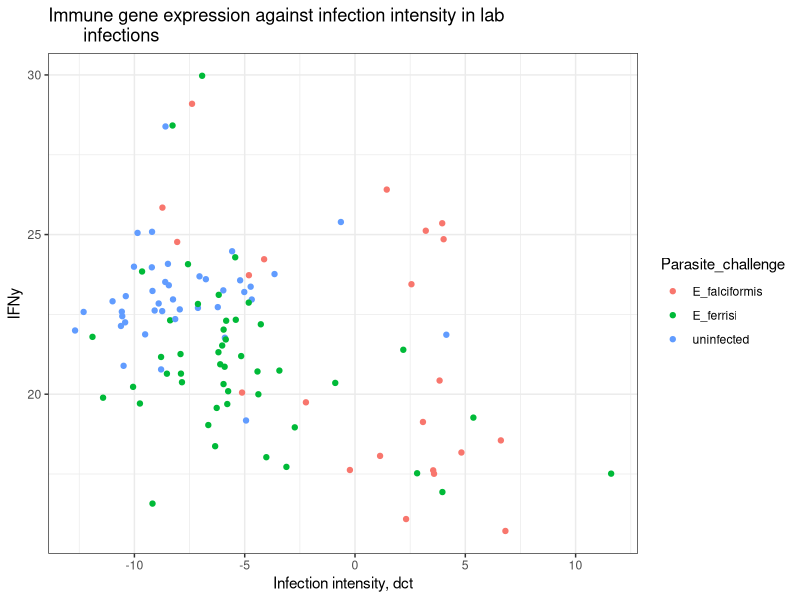
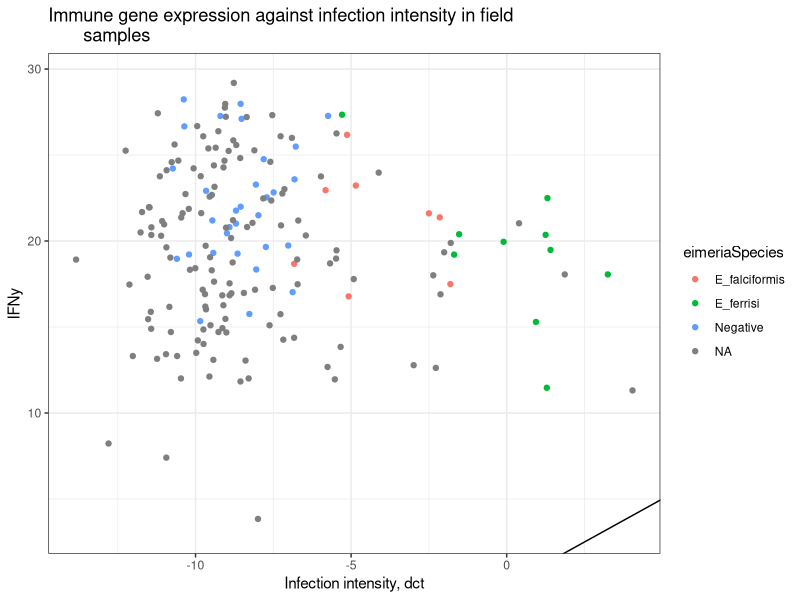
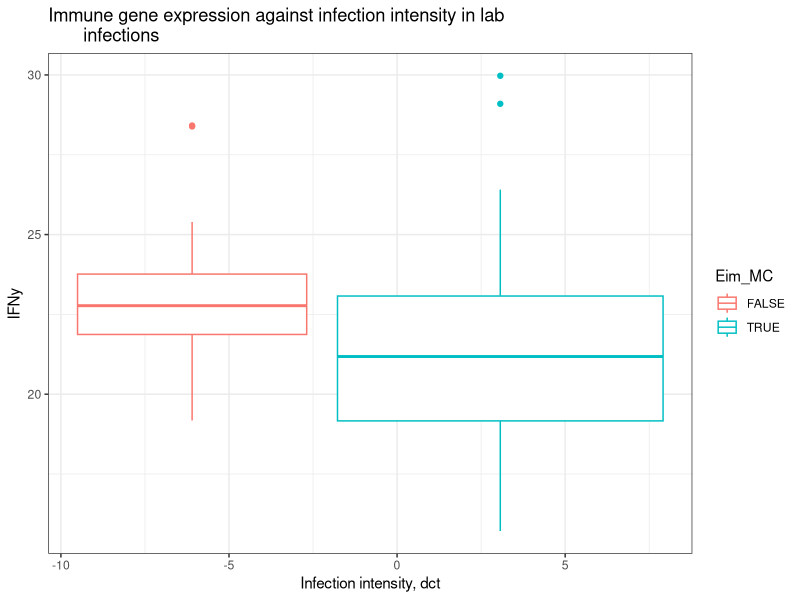
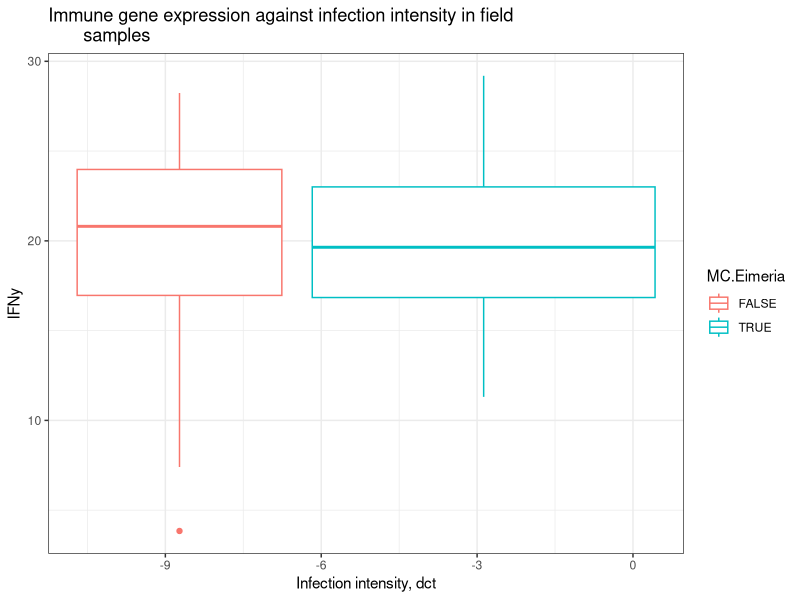
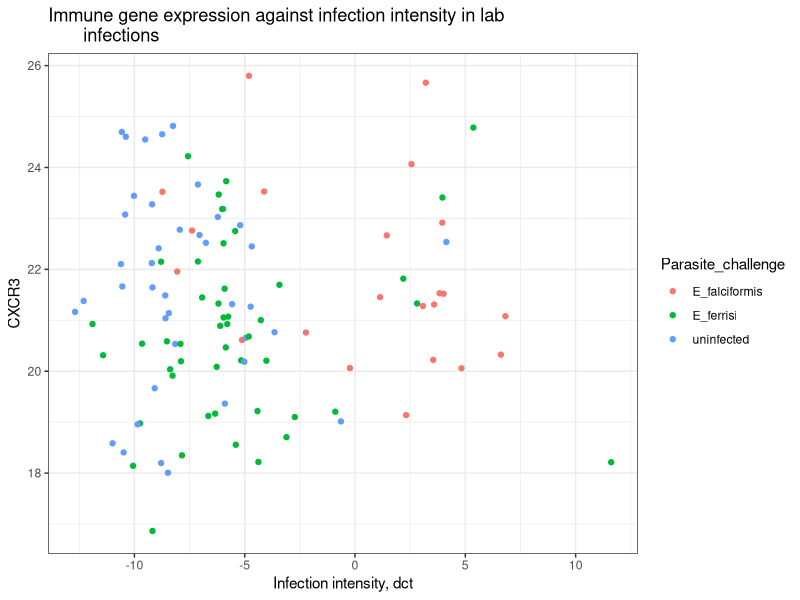
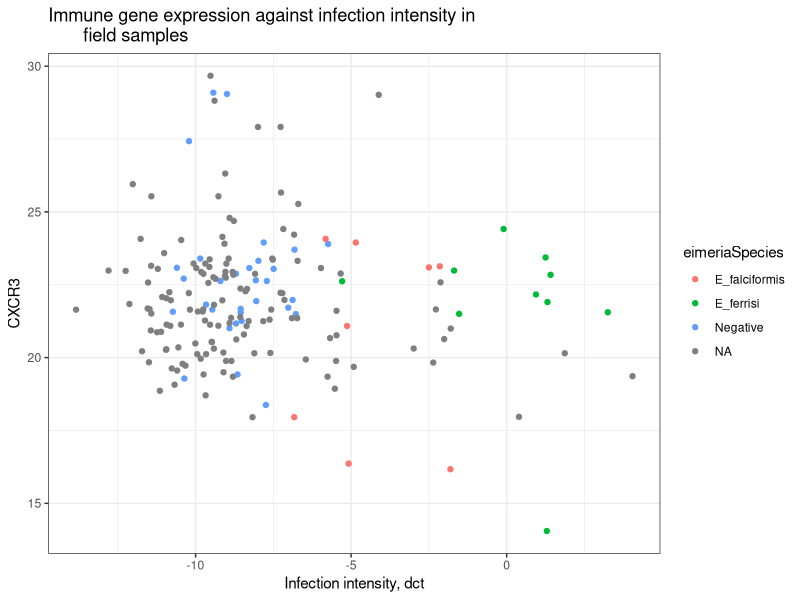
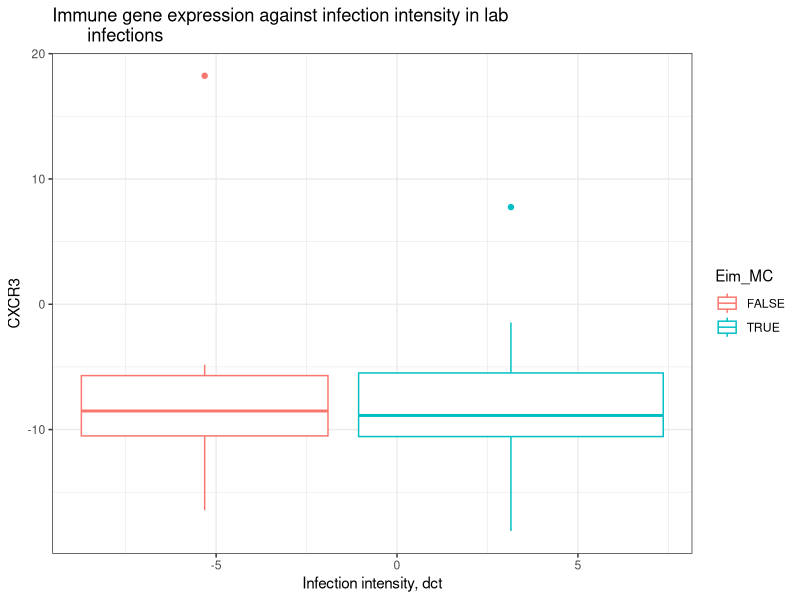
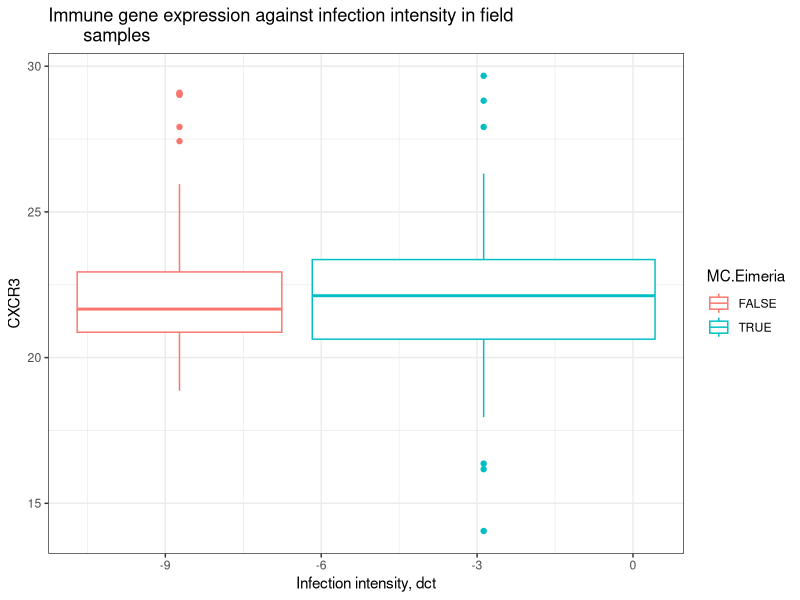

Source code (R) for these figures, in order:
## ---- chunk 1
knitr::opts_chunk$set(echo = TRUE)
## ---- chunk 2
library(ggplot2)
library(tidyverse)
## ---- chunk 3
lab <- read.csv("output_data/gene_expression/data_products/lab_imputed_gene_expression.csv")
field <- read.csv("output_data/gene_expression/data_products/field_imputed_gene_expression.csv")
## ---- chunk 4
# vectors for selecting gene columns 
Genes_lab <- c("IFNy", "CXCR3", "IL.6", "IL.10", "IL.13", "IL1RN", "CASP1", 
               "CXCL9", "IDO1", "IRGM1", "MPO", "MUC2", "MUC5AC", 
           "MYD88", "NCR1", "PRF1", "RETNLB", "SOCS1", "TICAM1", "TNF")

Genes_field   <- c("IFNy",  "CXCR3", "IL.6", #"GBP2", "IL.12", "IRG6",
                     "IL.10", "IL.13", "IL1RN",
                     "CXCR3", "CASP1", "CXCL9", 
                     "IDO1", "IRGM1", "MPO", "MUC2", "MUC5AC", "MYD88", 
                     "NCR1", "PRF1", "RETNLB", "SOCS1", "TICAM1", "TNF")
## ---- chunk 5
ggplot(lab, aes(x = delta, y = IFNy, color = Parasite_challenge)) +
  geom_jitter() +
  geom_abline() + 
  labs(x = "Infection intensity, dct",
       title ="Immune gene expression against infection intensity in lab 
       infections") +
  theme_bw()


ggplot(field, aes(x = delta_ct_cewe_MminusE, y = IFNy, color = eimeriaSpecies)) +
  geom_jitter() +
  geom_abline() + 
  labs(x = "Infection intensity, dct",
       title ="Immune gene expression against infection intensity in field 
       samples") +
  theme_bw()

## ---- chunk 6
ggplot(lab, aes(x = delta, y = IFNy, color = Eim_MC)) +
  geom_boxplot() +
  labs(x = "Infection intensity, dct",
       title ="Immune gene expression against infection intensity in lab 
       infections") +
  theme_bw()



ggplot(field, aes(x = delta_ct_cewe_MminusE, y = IFNy, 
                  color = MC.Eimeria)) +
  geom_boxplot() +
  labs(x = "Infection intensity, dct",
       title ="Immune gene expression against infection intensity in field 
       samples") +
  theme_bw()

## ---- chunk 7
ggplot(lab, aes(x = delta, y = CXCR3_bio, color = Parasite_challenge)) +
  geom_jitter() +
  geom_abline() + 
  labs(x = "Infection intensity, dct", y = "CXCR3",
       title ="Immune gene expression against infection intensity in lab 
       infections") +
  theme_bw()



ggplot(field, aes(x = delta_ct_cewe_MminusE, y = CXCR3, color = eimeriaSpecies)) +
  geom_jitter() +
  geom_abline() + 
  labs(x = "Infection intensity, dct",
       title ="Immune gene expression against infection intensity in 
       field samples") +
  theme_bw()


## ---- chunk 8
ggplot(lab, aes(x = delta, y = CXCR3, color = Eim_MC)) +
  geom_boxplot() +
  labs(x = "Infection intensity, dct",
       title ="Immune gene expression against infection intensity in lab 
       infections") +
  theme_bw()



ggplot(field, aes(x = delta_ct_cewe_MminusE, y = CXCR3, 
                  color = MC.Eimeria)) +
  geom_boxplot() +
  labs(x = "Infection intensity, dct",
       title ="Immune gene expression against infection intensity in field 
       samples") +
  theme_bw()

## ---- chunk 9
ggplot(lab, aes(x = delta, y = IL.6, color = Parasite_challenge)) +
  geom_jitter() +
  geom_abline() + 
  labs(x = "Infection intensity, dct", 
       title ="Immune gene expression against infection intensity in lab 
       infections") +
  theme_bw()



ggplot(field, aes(x = delta_ct_cewe_MminusE, y = IL.6, color = eimeriaSpecies)) +
  geom_jitter() +
  geom_abline() + 
  labs(x = "Infection intensity, dct",
       title ="Immune gene expression against infection intensity in field 
       samples") +
  theme_bw()


## ---- chunk 10
ggplot(lab, aes(x = delta, y = IL.10, color = Parasite_challenge)) +
  geom_jitter() +
  geom_abline() + 
  labs(x = "Infection intensity, dct", 
       title ="Immune gene expression against infection intensity 
       in lab infections") +
  theme_bw()



ggplot(field, aes(x = delta_ct_cewe_MminusE, y = IL.10, color = eimeriaSpecies)) +
  geom_jitter() +
  geom_abline() + 
  labs(x = "Infection intensity, dct",
       title ="Immune gene expression against infection intensity in field 
       samples") +
  theme_bw()


## ---- chunk 11
ggplot(lab, aes(x = delta, y = IL.10, color = Eim_MC)) +
  geom_boxplot() +
  labs(x = "Infection intensity, dct",
       title ="Immune gene expression against infection intensity in lab 
       infections") +
  theme_bw()



ggplot(field, aes(x = delta_ct_cewe_MminusE, y = IL.10, 
                  color = MC.Eimeria)) +
  geom_boxplot() +
  labs(x = "Infection intensity, dct",
       title ="Immune gene expression against infection intensity in field 
       samples") +
  theme_bw()

## ---- chunk 12
ggplot(lab, aes(x = delta, y = IL.13, color = Parasite_challenge)) +
  geom_jitter() +
  geom_abline() + 
  labs(x = "Infection intensity, dct", 
       title ="Immune gene expression against infection intensity 
       in lab infections") +
  theme_bw()



ggplot(field, aes(x = delta_ct_cewe_MminusE, y = IL.13, color = eimeriaSpecies)) +
  geom_jitter() +
  geom_abline() + 
  labs(x = "Infection intensity, dct",
       title ="Immune gene expression against infection intensity in field 
       samples") +
  theme_bw()


## ---- chunk 13
ggplot(lab, aes(x = delta, y = IL.13, color = Eim_MC)) +
  geom_boxplot() +
  labs(x = "Infection intensity, dct",
       title ="Immune gene expression against infection intensity in lab 
       infections") +
  theme_bw()



ggplot(field, aes(x = delta_ct_cewe_MminusE, y = IL.13, 
                  color = MC.Eimeria)) +
  geom_boxplot() +
  labs(x = "Infection intensity, dct",
       title ="Immune gene expression against infection intensity in field 
       samples") +
  theme_bw()

## ---- chunk 14
ggplot(lab, aes(x = delta, y = IL1RN, color = Parasite_challenge)) +
  geom_jitter() +
  geom_abline() + 
  labs(x = "Infection intensity, dct", 
       title ="Immune gene expression against infection intensity 
       in lab infections") +
  theme_bw()



ggplot(field, aes(x = delta_ct_cewe_MminusE, y = IL1RN, color = eimeriaSpecies)) +
  geom_jitter() +
  geom_abline() + 
  labs(x = "Infection intensity, dct",
       title ="Immune gene expression against infection intensity in field 
       samples") +
  theme_bw()

## ---- chunk 15
ggplot(lab, aes(x = delta, y = IL1RN, color = Eim_MC)) +
  geom_boxplot() +
  labs(x = "Infection intensity, dct",
       title ="Immune gene expression against infection intensity in lab 
       infections") +
  theme_bw()



ggplot(field, aes(x = delta_ct_cewe_MminusE, y = IL1RN, 
                  color = MC.Eimeria)) +
  geom_boxplot() +
  labs(x = "Infection intensity, dct",
       title ="Immune gene expression against infection intensity in field 
       samples") +
  theme_bw()

## ---- chunk 16
ggplot(lab, aes(x = delta, y = CASP1, color = Parasite_challenge)) +
  geom_jitter() +
  geom_abline() + 
  labs(x = "Infection intensity, dct", 
       title ="Immune gene expression against infection intensity 
       in lab infections") +
  theme_bw()



ggplot(field, aes(x = delta_ct_cewe_MminusE, y = CASP1, color = eimeriaSpecies)) +
  geom_jitter() +
  geom_abline() + 
  labs(x = "Infection intensity, dct",
       title ="Immune gene expression against infection intensity in field 
       samples") +
  theme_bw()

## ---- chunk 17
ggplot(lab, aes(x = delta, y = CASP1, color = Eim_MC)) +
  geom_boxplot() +
  labs(x = "Infection intensity, dct",
       title ="Immune gene expression against infection intensity in lab 
       infections") +
  theme_bw()



ggplot(field, aes(x = delta_ct_cewe_MminusE, y = CASP1, 
                  color = MC.Eimeria)) +
  geom_boxplot() +
  labs(x = "Infection intensity, dct",
       title ="Immune gene expression against infection intensity in field 
       samples") +
  theme_bw()

## ---- chunk 18
ggplot(lab, aes(x = delta, y = CXCL9, color = Parasite_challenge)) +
  geom_jitter() +
  geom_abline() + 
  labs(x = "Infection intensity, dct", 
       title ="Immune gene expression against infection intensity 
       in lab infections") +
  theme_bw()



ggplot(field, aes(x = delta_ct_cewe_MminusE, y = CXCL9, color = eimeriaSpecies)) +
  geom_jitter() +
  geom_abline() + 
  labs(x = "Infection intensity, dct",
       title ="Immune gene expression against infection intensity in field 
       samples") +
  theme_bw()

## ---- chunk 19
ggplot(lab, aes(x = delta, y = CXCL9, color = Eim_MC)) +
  geom_boxplot() +
  labs(x = "Infection intensity, dct",
       title ="Immune gene expression against infection intensity in lab 
       infections") +
  theme_bw()



ggplot(field, aes(x = delta_ct_cewe_MminusE, y = CXCL9, 
                  color = MC.Eimeria)) +
  geom_boxplot() +
  labs(x = "Infection intensity, dct",
       title ="Immune gene expression against infection intensity in field 
       samples") +
  theme_bw()

## ---- chunk 20
ggplot(lab, aes(x = delta, y = IDO1, color = Parasite_challenge)) +
  geom_jitter() +
  geom_abline() + 
  labs(x = "Infection intensity, dct", 
       title ="Immune gene expression against infection intensity 
       in lab infections") +
  theme_bw()



ggplot(field, aes(x = delta_ct_cewe_MminusE, y = IDO1, color = eimeriaSpecies)) +
  geom_jitter() +
  geom_abline() + 
  labs(x = "Infection intensity, dct",
       title ="Immune gene expression against infection intensity in field 
       samples") +
  theme_bw()

## ---- chunk 21
ggplot(lab, aes(x = delta, y = IDO1, color = Eim_MC)) +
  geom_boxplot() +
  labs(x = "Infection intensity, dct",
       title ="Immune gene expression against infection intensity in lab 
       infections") +
  theme_bw()



ggplot(field, aes(x = delta_ct_cewe_MminusE, y = IDO1, 
                  color = MC.Eimeria)) +
  geom_boxplot() +
  labs(x = "Infection intensity, dct",
       title ="Immune gene expression against infection intensity in field 
       samples") +
  theme_bw()

## ---- chunk 22
ggplot(lab, aes(x = delta, y = IRGM1, color = Parasite_challenge)) +
  geom_jitter() +
  geom_abline() + 
  labs(x = "Infection intensity, dct", 
       title ="Immune gene expression against infection intensity 
       in lab infections") +
  theme_bw()



ggplot(field, aes(x = delta_ct_cewe_MminusE, y = IRGM1, color = eimeriaSpecies)) +
  geom_jitter() +
  geom_abline() + 
  labs(x = "Infection intensity, dct",
       title ="Immune gene expression against infection intensity in field 
       samples") +
  theme_bw()

## ---- chunk 23
ggplot(lab, aes(x = delta, y = IRGM1, color = Eim_MC)) +
  geom_boxplot() +
  labs(x = "Infection intensity, dct",
       title ="Immune gene expression against infection intensity in lab 
       infections") +
  theme_bw()



ggplot(field, aes(x = delta_ct_cewe_MminusE, y = IRGM1, 
                  color = MC.Eimeria)) +
  geom_boxplot() +
  labs(x = "Infection intensity, dct",
       title ="Immune gene expression against infection intensity in field 
       samples") +
  theme_bw()

## ---- chunk 24
ggplot(lab, aes(x = delta, y = MPO, color = Parasite_challenge)) +
  geom_jitter() +
  geom_abline() + 
  labs(x = "Infection intensity, dct", 
       title ="Immune gene expression against infection intensity 
       in lab infections") +
  theme_bw()



ggplot(field, aes(x = delta_ct_cewe_MminusE, y = MPO, color = eimeriaSpecies)) +
  geom_jitter() +
  geom_abline() + 
  labs(x = "Infection intensity, dct",
       title ="Immune gene expression against infection intensity in field 
       samples") +
  theme_bw()

## ---- chunk 25
ggplot(lab, aes(x = delta, y = MPO, color = Eim_MC)) +
  geom_boxplot() +
  labs(x = "Infection intensity, dct",
       title ="Immune gene expression against infection intensity in lab 
       infections") +
  theme_bw()



ggplot(field, aes(x = delta_ct_cewe_MminusE, y = MPO, 
                  color = MC.Eimeria)) +
  geom_boxplot() +
  labs(x = "Infection intensity, dct",
       title ="Immune gene expression against infection intensity in field 
       samples") +
  theme_bw()

## ---- chunk 26
ggplot(lab, aes(x = delta, y = MUC2, color = Parasite_challenge)) +
  geom_jitter() +
  geom_abline() + 
  labs(x = "Infection intensity, dct", 
       title ="Immune gene expression against infection intensity 
       in lab infections") +
  theme_bw()



ggplot(field, aes(x = delta_ct_cewe_MminusE, y = MUC2, color = eimeriaSpecies)) +
  geom_jitter() +
  geom_abline() + 
  labs(x = "Infection intensity, dct",
       title ="Immune gene expression against infection intensity in field 
       samples") +
  theme_bw()

## ---- chunk 27
ggplot(lab, aes(x = delta, y = MUC2, color = Eim_MC)) +
  geom_boxplot() +
  labs(x = "Infection intensity, dct",
       title ="Immune gene expression against infection intensity in lab 
       infections") +
  theme_bw()



ggplot(field, aes(x = delta_ct_cewe_MminusE, y = MUC2, 
                  color = MC.Eimeria)) +
  geom_boxplot() +
  labs(x = "Infection intensity, dct",
       title ="Immune gene expression against infection intensity in field 
       samples") +
  theme_bw()

## ---- chunk 28
ggplot(lab, aes(x = delta, y = MUC5AC, color = Parasite_challenge)) +
  geom_jitter() +
  geom_abline() + 
  labs(x = "Infection intensity, dct", 
       title ="Immune gene expression against infection intensity 
       in lab infections") +
  theme_bw()



ggplot(field, aes(x = delta_ct_cewe_MminusE, y = MUC5AC, color = eimeriaSpecies)) +
  geom_jitter() +
  geom_abline() + 
  labs(x = "Infection intensity, dct",
       title ="Immune gene expression against infection intensity in field 
       samples") +
  theme_bw()

## ---- chunk 29
ggplot(lab, aes(x = delta, y = MUC5AC, color = Eim_MC)) +
  geom_boxplot() +
  labs(x = "Infection intensity, dct",
       title ="Immune gene expression against infection intensity in lab 
       infections") +
  theme_bw()



ggplot(field, aes(x = delta_ct_cewe_MminusE, y = MUC5AC, 
                  color = MC.Eimeria)) +
  geom_boxplot() +
  labs(x = "Infection intensity, dct",
       title ="Immune gene expression against infection intensity in field 
       samples") +
  theme_bw()

## ---- chunk 30
ggplot(lab, aes(x = delta, y = MYD88, color = Parasite_challenge)) +
  geom_jitter() +
  geom_abline() + 
  labs(x = "Infection intensity, dct", 
       title ="Immune gene expression against infection intensity 
       in lab infections") +
  theme_bw()



ggplot(field, aes(x = delta_ct_cewe_MminusE, y = MYD88, color = eimeriaSpecies)) +
  geom_jitter() +
  geom_abline() + 
  labs(x = "Infection intensity, dct",
       title ="Immune gene expression against infection intensity in field 
       samples") +
  theme_bw()

## ---- chunk 31
ggplot(lab, aes(x = delta, y = MYD88, color = Eim_MC)) +
  geom_boxplot() +
  labs(x = "Infection intensity, dct",
       title ="Immune gene expression against infection intensity in lab 
       infections") +
  theme_bw()



ggplot(field, aes(x = delta_ct_cewe_MminusE, y = MYD88, 
                  color = MC.Eimeria)) +
  geom_boxplot() +
  labs(x = "Infection intensity, dct",
       title ="Immune gene expression against infection intensity in field 
       samples") +
  theme_bw()

## ---- chunk 32
ggplot(lab, aes(x = delta, y = NCR1, color = Parasite_challenge)) +
  geom_jitter() +
  geom_abline() + 
  labs(x = "Infection intensity, dct", 
       title ="Immune gene expression against infection intensity 
       in lab infections") +
  theme_bw()



ggplot(field, aes(x = delta_ct_cewe_MminusE, y = NCR1, color = eimeriaSpecies)) +
  geom_jitter() +
  geom_abline() + 
  labs(x = "Infection intensity, dct",
       title ="Immune gene expression against infection intensity in field 
       samples") +
  theme_bw()

## ---- chunk 33
ggplot(lab, aes(x = delta, y = NCR1, color = Eim_MC)) +
  geom_boxplot() +
  labs(x = "Infection intensity, dct",
       title ="Immune gene expression against infection intensity in lab 
       infections") +
  theme_bw()



ggplot(field, aes(x = delta_ct_cewe_MminusE, y = NCR1, 
                  color = MC.Eimeria)) +
  geom_boxplot() +
  labs(x = "Infection intensity, dct",
       title ="Immune gene expression against infection intensity in field 
       samples") +
  theme_bw()

## ---- chunk 34
ggplot(lab, aes(x = delta, y = PRF1, color = Parasite_challenge)) +
  geom_jitter() +
  geom_abline() + 
  labs(x = "Infection intensity, dct", 
       title ="Immune gene expression against infection intensity 
       in lab infections") +
  theme_bw()



ggplot(field, aes(x = delta_ct_cewe_MminusE, y = PRF1, color = eimeriaSpecies)) +
  geom_jitter() +
  geom_abline() + 
  labs(x = "Infection intensity, dct",
       title ="Immune gene expression against infection intensity in field 
       samples") +
  theme_bw()

## ---- chunk 35
ggplot(lab, aes(x = delta, y = PRF1, color = Eim_MC)) +
  geom_boxplot() +
  labs(x = "Infection intensity, dct",
       title ="Immune gene expression against infection intensity in lab 
       infections") +
  theme_bw()



ggplot(field, aes(x = delta_ct_cewe_MminusE, y = PRF1, 
                  color = MC.Eimeria)) +
  geom_boxplot() +
  labs(x = "Infection intensity, dct",
       title ="Immune gene expression against infection intensity in field 
       samples") +
  theme_bw()

## ---- chunk 36
ggplot(lab, aes(x = delta, y = RETNLB, color = Parasite_challenge)) +
  geom_jitter() +
  geom_abline() + 
  labs(x = "Infection intensity, dct", 
       title ="Immune gene expression against infection intensity 
       in lab infections") +
  theme_bw()



ggplot(field, aes(x = delta_ct_cewe_MminusE, y = RETNLB, color = eimeriaSpecies)) +
  geom_jitter() +
  geom_abline() + 
  labs(x = "Infection intensity, dct",
       title ="Immune gene expression against infection intensity in field 
       samples") +
  theme_bw()

## ---- chunk 37
ggplot(lab, aes(x = delta, y = RETNLB, color = Eim_MC)) +
  geom_boxplot() +
  labs(x = "Infection intensity, dct",
       title ="Immune gene expression against infection intensity in lab 
       infections") +
  theme_bw()



ggplot(field, aes(x = delta_ct_cewe_MminusE, y = RETNLB, 
                  color = MC.Eimeria)) +
  geom_boxplot() +
  labs(x = "Infection intensity, dct",
       title ="Immune gene expression against infection intensity in field 
       samples") +
  theme_bw()

## ---- chunk 38
ggplot(lab, aes(x = delta, y = SOCS1, color = Parasite_challenge)) +
  geom_jitter() +
  geom_abline() + 
  labs(x = "Infection intensity, dct", 
       title ="Immune gene expression against infection intensity 
       in lab infections") +
  theme_bw()



ggplot(field, aes(x = delta_ct_cewe_MminusE, y = SOCS1, color = eimeriaSpecies)) +
  geom_jitter() +
  geom_abline() + 
  labs(x = "Infection intensity, dct",
       title ="Immune gene expression against infection intensity in field 
       samples") +
  theme_bw()

## ---- chunk 39
ggplot(lab, aes(x = delta, y = SOCS1, color = Eim_MC)) +
  geom_boxplot() +
  labs(x = "Infection intensity, dct",
       title ="Immune gene expression against infection intensity in lab 
       infections") +
  theme_bw()



ggplot(field, aes(x = delta_ct_cewe_MminusE, y = SOCS1, 
                  color = MC.Eimeria)) +
  geom_boxplot() +
  labs(x = "Infection intensity, dct",
       title ="Immune gene expression against infection intensity in field 
       samples") +
  theme_bw()

## ---- chunk 40
ggplot(lab, aes(x = delta, y = TICAM1, color = Parasite_challenge)) +
  geom_jitter() +
  geom_abline() + 
  labs(x = "Infection intensity, dct", 
       title ="Immune gene expression against infection intensity 
       in lab infections") +
  theme_bw()



ggplot(field, aes(x = delta_ct_cewe_MminusE, y = TICAM1, color = eimeriaSpecies)) +
  geom_jitter() +
  geom_abline() + 
  labs(x = "Infection intensity, dct",
       title ="Immune gene expression against infection intensity in field 
       samples") +
  theme_bw()

## ---- chunk 41
ggplot(lab, aes(x = delta, y = TICAM1, color = Eim_MC)) +
  geom_boxplot() +
  labs(x = "Infection intensity, dct",
       title ="Immune gene expression against infection intensity in lab 
       infections") +
  theme_bw()



ggplot(field, aes(x = delta_ct_cewe_MminusE, y = TICAM1, 
                  color = MC.Eimeria)) +
  geom_boxplot() +
  labs(x = "Infection intensity, dct",
       title ="Immune gene expression against infection intensity in field 
       samples") +
  theme_bw()

## ---- chunk 42
ggplot(lab, aes(x = delta, y = TNF, color = Parasite_challenge)) +
  geom_jitter() +
  geom_abline() + 
  labs(x = "Infection intensity, dct", 
       title ="Immune gene expression against infection intensity 
       in lab infections") +
  theme_bw()



ggplot(field, aes(x = delta_ct_cewe_MminusE, y = TNF, color = eimeriaSpecies)) +
  geom_jitter() +
  geom_abline() + 
  labs(x = "Infection intensity, dct",
       title ="Immune gene expression against infection intensity in field 
       samples") +
  theme_bw()

## ---- chunk 43
ggplot(lab, aes(x = delta, y = TNF, color = Eim_MC)) +
  geom_boxplot() +
  labs(x = "Infection intensity, dct",
       title ="Immune gene expression against infection intensity in lab 
       infections") +
  theme_bw()



ggplot(field, aes(x = delta_ct_cewe_MminusE, y = TNF, 
                  color = MC.Eimeria)) +
  geom_boxplot() +
  labs(x = "Infection intensity, dct",
       title ="Immune gene expression against infection intensity in field 
       samples") +
  theme_bw()

## ---- chunk 44

field$MC.Eimeria
lab$Eim_MC


eimeria_t.test <- function(x) {
# select the uninfected (delta ct under -5 mice)  
  lab_uni <- lab %>%
    dplyr::filter(Eim_MC == "FALSE")
# select the infected lab mice
  lab_inf <- lab %>% 
    dplyr::filter(Eim_MC == "TRUE") 
# select the uninfected field mice (delta ct under -5 mice)  
  field_uni <- field %>%
    dplyr::filter(MC.Eimeria == "FALSE")
# select the infected lab mice
  field_inf <- field %>% 
    dplyr::filter(MC.Eimeria == "TRUE") 

print(c("Testing differences in expression in uninfected and infected lab mice. Gene:", toString(x)))
print(t.test(lab_uni %>% dplyr::select(all_of(x)), lab_inf %>% dplyr::select(all_of(x))))

print(c("Testing differences in expression in uninfected and infected field mice. Gene:", toString(x)))
print(t.test(field_uni %>% dplyr::select(all_of(x)), field_inf %>% dplyr::select(all_of(x))))

print(c("Testing differences in expression in uninfected lab vs field mice. Gene:", toString(x)))
print(t.test(lab_uni %>% dplyr::select(all_of(x)), field_uni %>% dplyr::select(all_of(x))))

print(c("Testing differences in expression in infected lab vs field mice. Gene:", toString(x)))
print(t.test(lab_inf %>% dplyr::select(all_of(x)), field_inf %>% dplyr::select(all_of(x))))

}


## ---- chunk 45
lapply(intersect(Genes_field, Genes_lab), eimeria_t.test)
## ---- chunk 46
eimeria_t_test_pvalue <- function(x) {
 # select the uninfected (delta ct under -5 mice)  
  lab_uni <- lab %>%
    dplyr::filter(Eim_MC == "FALSE")
# select the infected lab mice
  lab_inf <- lab %>% 
    dplyr::filter(Eim_MC == "TRUE") 
# select the uninfected field mice (delta ct under -5 mice)  
  field_uni <- field %>%
    dplyr::filter(MC.Eimeria == "FALSE")
# select the infected lab mice
  field_inf <- field %>% 
    dplyr::filter(MC.Eimeria == "TRUE") 
  
lab.uni_lab.inf <- t.test(lab_uni %>% dplyr::select(all_of(x)), 
                          lab_inf %>% dplyr::select(all_of(x)))$p.value

field.uni_field.inf <- t.test(field_uni %>% dplyr::select(all_of(x)), 
                              field_inf %>% dplyr::select(all_of(x)))$p.value

lab.uni_field_uni <- t.test(lab_uni %>% dplyr::select(all_of(x)), 
                            field_uni %>% dplyr::select(all_of(x)))$p.value

lab.inf_field.inf <- t.test(lab_inf %>% dplyr::select(all_of(x)), 
                            field_inf %>% dplyr::select(all_of(x)))$p.value


A <- data.frame(lab.uni_lab.inf,field.uni_field.inf,lab.uni_field_uni, 
                   lab.inf_field.inf)

rownames(A) <- toString(x)

print(A)
}


P <- lapply(intersect(Genes_field, Genes_lab), eimeria_t_test_pvalue)

t.test.p.value <- reduce(P, rbind)

t.test.p.value <- tibble::rownames_to_column(t.test.p.value, "Genes")

write.csv(t.test.p.value,
          "output_data/gene_expression/data_products/t.test.p.values_gene_exp.csv",
          row.names = FALSE)

## ---- chunk 47


Lab_wl <- lm(formula = max_WL ~ IFNy + CXCR3 + IL.6 + IL.10 + IL.13 + IL1RN + 
               CXCR3 + CASP1 + CXCL9 + IDO1 + IRGM1 + MPO + MUC2 + MUC5AC + 
               MYD88 + NCR1 + PRF1 + RETNLB + SOCS1 + TICAM1 + TNF, data = lab)

summary(Lab_wl)
AIC(Lab_wl)

Lab_MC <- lm(formula = Eim_MC ~ IFNy + CXCR3 + IL.6 + IL.10 + IL.13 + IL1RN + 
               CXCR3 + CASP1 + CXCL9 + IDO1 + IRGM1 + MPO + MUC2 + MUC5AC + 
               MYD88 + NCR1 + PRF1 + RETNLB + SOCS1 + TICAM1 + TNF, data = lab)

summary(Lab_MC)
AIC(Lab_MC)
